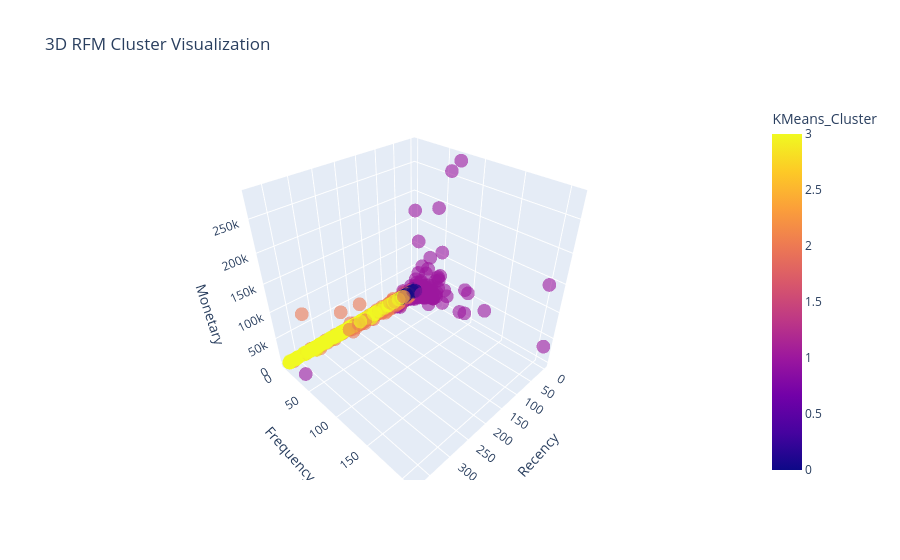

Write notebook code for a chart like this one.
### Code cell
# 3D scatter plot (Recency, Frequency, Monetary)
import plotly.express as px

fig_3d = px.scatter_3d(
    customer_df,
    x='Recency',
    y='Frequency',
    z='Monetary',
    color='KMeans_Cluster',
    color_discrete_sequence=px.colors.qualitative.Set1,
    opacity=0.6,
    title='3D RFM Cluster Visualization'
)

fig_3d.update_layout(scene=dict(
    xaxis_title='Recency',
    yaxis_title='Frequency',
    zaxis_title='Monetary'
))

fig_3d.show()

### Figure 1 — Plotly figure (JSON) as saved in the notebook; plotly's stock layout.template omitted (floating-point values rounded to 4 significant figures; data arrays with more than 128 entries replaced by an {"elided": "..."} marker saying what was removed)
{"data": [{"hovertemplate": "Recency=%{x}<br>Frequency=%{y}<br>Monetary=%{z}<br>KMeans_Cluster=%{marker.color}<extra></extra>", "legendgroup": "", "marker": {"color": {"elided": "4338 int values"}, "coloraxis": "coloraxis", "opacity": 0.6, "symbol": "circle"}, "mode": "markers", "name": "", "scene": "scene", "showlegend": false, "type": "scatter3d", "x": {"elided": "4338 int values"}, "y": {"elided": "4338 int values"}, "z": {"elided": "4338 float values"}}], "layout": {"coloraxis": {"colorbar": {"title": {"text": "KMeans_Cluster"}}, "colorscale": [[0, "#0d0887"], [0.1111, "#46039f"], [0.2222, "#7201a8"], [0.3333, "#9c179e"], [0.4444, "#bd3786"], [0.5556, "#d8576b"], [0.6667, "#ed7953"], [0.7778, "#fb9f3a"], [0.8889, "#fdca26"], [1, "#f0f921"]]}, "legend": {"tracegroupgap": 0}, "scene": {"domain": {"x": [0, 1], "y": [0, 1]}, "xaxis": {"title": {"text": "Recency"}}, "yaxis": {"title": {"text": "Frequency"}}, "zaxis": {"title": {"text": "Monetary"}}}, "title": {"text": "3D RFM Cluster Visualization"}}}
